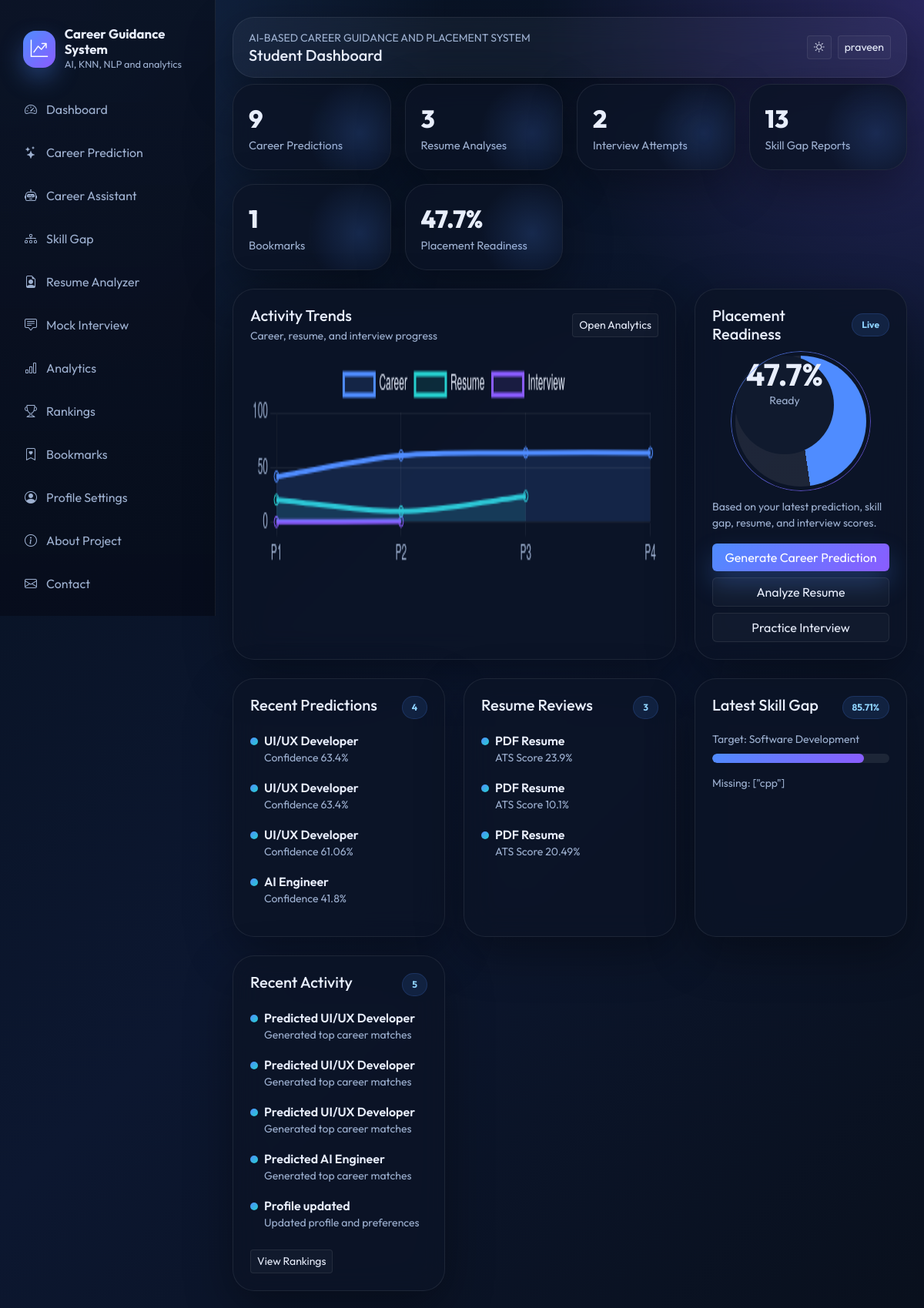
The app's page /dashboard (signed in) with its own data.
### models/db_models.py (models this page shows, shortened)
class TimestampMixin:
    created_at = db.Column(db.DateTime, default=datetime.utcnow, nullable=False)
    updated_at = db.Column(db.DateTime, default=datetime.utcnow, onupdate=datetime.utcnow, nullable=False)

class User(UserMixin, TimestampMixin, db.Model):
    __tablename__ = "users"
    id = db.Column(db.Integer, primary_key=True)
    full_name = db.Column(db.String(120), nullable=False)
    email = db.Column(db.String(150), unique=True, nullable=False, index=True)
    password_hash = db.Column(db.String(255), nullable=False)
    role = db.Column(db.String(20), default="student", nullable=False)
    college = db.Column(db.String(150))
    course = db.Column(db.String(120))
    year = db.Column(db.String(20))
    bio = db.Column(db.Text)
    photo = db.Column(db.String(255), default="default-avatar.svg")
    skills_json = db.Column(db.Text)
    is_active = db.Column(db.Boolean, default=True, nullable=False)
    last_login = db.Column(db.DateTime)
    career_predictions = db.relationship("CareerPrediction", backref="user", lazy=True, cascade="all, delete-orphan")
    resumes = db.relationship("Resume", backref="user", lazy=True, cascade="all, delete-orphan")
    interviews = db.relationship("InterviewResult", backref="user", lazy=True, cascade="all, delete-orphan")
    gaps = db.relationship("SkillGapAnalysis", backref="user", lazy=True, cascade="all, delete-orphan")
    bookmarks = db.relationship("CareerBookmark", backref="user", lazy=True, cascade="all, delete-orphan")

class CareerPrediction(TimestampMixin, db.Model):
    __tablename__ = "career_predictions"
    id = db.Column(db.Integer, primary_key=True)
    user_id = db.Column(db.Integer, db.ForeignKey("users.id"), nullable=False)
    input_skills_json = db.Column(db.Text, nullable=False)
    recommended_domain = db.Column(db.String(120), nullable=False)
    top_matches_json = db.Column(db.Text, nullable=False)
    confidence = db.Column(db.Float, default=0)

class Resume(TimestampMixin, db.Model):
    __tablename__ = "resumes"
    id = db.Column(db.Integer, primary_key=True)
    user_id = db.Column(db.Integer, db.ForeignKey("users.id"), nullable=False)
    filename = db.Column(db.String(255), nullable=False)
    file_type = db.Column(db.String(20), nullable=False)
    extracted_text = db.Column(db.Text)
    ats_score = db.Column(db.Float, default=0)
    keyword_matches_json = db.Column(db.Text)
    missing_keywords_json = db.Column(db.Text)
    summary_json = db.Column(db.Text)

class SkillGapAnalysis(TimestampMixin, db.Model):
    __tablename__ = "skill_gap_analysis"
    id = db.Column(db.Integer, primary_key=True)
    user_id = db.Column(db.Integer, db.ForeignKey("users.id"), nullable=False)
    target_domain = db.Column(db.String(120), nullable=False)
    current_score = db.Column(db.Float, default=0)
    missing_skills_json = db.Column(db.Text)
    roadmap_json = db.Column(db.Text)
    analysis_json = db.Column(db.Text)

class UserActivity(TimestampMixin, db.Model):
    __tablename__ = "user_activities"
    id = db.Column(db.Integer, primary_key=True)
    user_id = db.Column(db.Integer, db.ForeignKey("users.id"), nullable=False)
    activity_type = db.Column(db.String(50), nullable=False)
    title = db.Column(db.String(120), nullable=False)
    detail = db.Column(db.Text)
    score = db.Column(db.Float, default=0)

### routes/student.py (the view)
@student_bp.route("/dashboard")
@login_required
def dashboard():
    prediction_count = CareerPrediction.query.filter_by(user_id=current_user.id).count()
    resume_count = Resume.query.filter_by(user_id=current_user.id).count()
    interview_count = InterviewResult.query.filter_by(user_id=current_user.id).count()
    analysis_count = SkillGapAnalysis.query.filter_by(user_id=current_user.id).count()
    bookmark_count = CareerBookmark.query.filter_by(user_id=current_user.id).count()
    recent_predictions = CareerPrediction.query.filter_by(user_id=current_user.id).order_by(CareerPrediction.created_at.desc()).limit(4).all()
    recent_resumes = Resume.query.filter_by(user_id=current_user.id).order_by(Resume.created_at.desc()).limit(4).all()
    recent_interviews = InterviewResult.query.filter_by(user_id=current_user.id).order_by(InterviewResult.created_at.desc()).limit(4).all()
    recent_analysis = SkillGapAnalysis.query.filter_by(user_id=current_user.id).order_by(SkillGapAnalysis.created_at.desc()).first()
    recent_activities = UserActivity.query.filter_by(user_id=current_user.id).order_by(UserActivity.created_at.desc()).limit(5).all()
    latest_prediction = recent_predictions[0] if recent_predictions else None
    latest_resume = recent_resumes[0] if recent_resumes else None
    latest_interview = recent_interviews[0] if recent_interviews else None
    prediction_score = latest_prediction.confidence if latest_prediction else 0
    skill_score = recent_analysis.current_score if recent_analysis else 0
    resume_score = latest_resume.ats_score if latest_resume else 0
    interview_score = latest_interview.score if latest_interview else 0
    readiness = placement_readiness_score(prediction_score, skill_score, resume_score, interview_score)
    history = {
        "predictions": [record.confidence for record in reversed(recent_predictions)],
        "resumes": [record.ats_score for record in reversed(recent_resumes)],
        "interviews": [record.score for record in reversed(recent_interviews)],
    }
    return render_template(
        "student/dashboard.html",
        metrics={
            "predictions": prediction_count,
            "resumes": resume_count,
            "interviews": interview_count,
            "analyses": analysis_count,
            "bookmarks": bookmark_count,
            "readiness": readiness,
        },
        recent_predictions=recent_predictions,
        recent_resumes=recent_resumes,
        recent_interviews=recent_interviews,
        recent_analysis=recent_analysis,
        recent_activities=recent_activities,
        history_json=json.dumps(history),
    )

### templates/student/dashboard.html (shortened to what this page needs)
{% extends "base.html" %}
{% block page_title %}Student Dashboard{% endblock %}
{% block content %}
<div class="container-fluid px-0">
  <div class="stats-grid mb-4">
    <div class="stat-card"><div class="stat-value">{{ metrics.predictions }}</div><div class="stat-label">Career Predictions</div></div>
    <div class="stat-card"><div class="stat-value">{{ metrics.resumes }}</div><div class="stat-label">Resume Analyses</div></div>
    <div class="stat-card"><div class="stat-value">{{ metrics.interviews }}</div><div class="stat-label">Interview Attempts</div></div>
    <div class="stat-card"><div class="stat-value">{{ metrics.analyses }}</div><div class="stat-label">Skill Gap Reports</div></div>
    <div class="stat-card"><div class="stat-value">{{ metrics.bookmarks }}</div><div class="stat-label">Bookmarks</div></div>
    <div class="stat-card"><div class="stat-value">{{ metrics.readiness }}%</div><div class="stat-label">Placement Readiness</div></div>
  </div>
  <div class="row g-4 mb-4">
    <div class="col-lg-8">
      <div class="glass-card chart-card h-100">
        <div class="d-flex justify-content-between align-items-center mb-3">
          <div>
            <h5 class="mb-1">Activity Trends</h5>
            <div class="text-muted small">Career, resume, and interview progress</div>
          </div>
          <a href="{{ url_for('student.analytics') }}" class="btn btn-outline-soft btn-sm">Open Analytics</a>
        </div>
        <canvas id="historyChart" height="140"></canvas>
      </div>
    </div>
    <div class="col-lg-4">
      <div class="glass-card h-100">
        <div class="d-flex justify-content-between align-items-center mb-3">
          <h5 class="mb-0">Placement Readiness</h5>
          <span class="badge badge-soft">Live</span>
        </div>
        <div class="d-flex align-items-center justify-content-center mb-3">
          <div class="glow-ring rounded-circle d-grid place-items-center" style="width: 170px; height: 170px; background: conic-gradient(var(--primary) 0 {{ metrics.readiness }}%, rgba(255,255,255,0.08) {{ metrics.readiness }}% 100%);">
            <div class="rounded-circle d-grid place-items-center" style="width: 128px; height: 128px; background: var(--surface-strong);">
              <div class="text-center">
                <div class="fw-bold display-6 mb-0">{{ metrics.readiness }}%</div>
                <div class="small text-muted">Ready</div>
              </div>
            </div>
          </div>
        </div>
        <div class="small text-muted">Based on your latest prediction, skill gap, resume, and interview scores.</div>
        <div class="mt-3 d-grid gap-2">
          <a href="{{ url_for('student.career_prediction') }}" class="btn btn-primary-gradient">Generate Career Prediction</a>
          <a href="{{ url_for('student.resume_analyzer') }}" class="btn btn-outline-soft">Analyze Resume</a>
          <a href="{{ url_for('student.mock_interview') }}" class="btn btn-outline-soft">Practice Interview</a>
        </div>
      </div>
    </div>
  </div>
  <div class="row g-4">
    <div class="col-lg-4">
      <div class="glass-card h-100">
        <div class="d-flex justify-content-between mb-3"><h5 class="mb-0">Recent Predictions</h5><span class="badge badge-soft">{{ recent_predictions|length }}</span></div>
        {% for item in recent_predictions %}
        <div class="timeline-item">
          <div class="fw-semibold">{{ item.recommended_domain }}</div>
          <div class="text-muted small">Confidence {{ item.confidence }}%</div>
        </div>
        {% else %}
        <p class="text-muted">No predictions yet.</p>
        {% endfor %}
      </div>
    </div>
    <div class="col-lg-4">
      <div class="glass-card h-100">
        <div class="d-flex justify-content-between mb-3"><h5 class="mb-0">Resume Reviews</h5><span class="badge badge-soft">{{ recent_resumes|length }}</span></div>
        {% for item in recent_resumes %}
        <div class="timeline-item">
          <div class="fw-semibold">{{ item.file_type|upper }} Resume</div>
          <div class="text-muted small">ATS Score {{ item.ats_score }}%</div>
        </div>
        {% else %}
        <p class="text-muted">No resume analysis yet.</p>
        {% endfor %}
      </div>
    </div>
    <div class="col-lg-4">
      <div class="glass-card h-100">
        <div class="d-flex justify-content-between mb-3"><h5 class="mb-0">Latest Skill Gap</h5><span class="badge badge-soft">{{ recent_analysis.current_score if recent_analysis else 0 }}%</span></div>
        {% if recent_analysis %}
        <p class="text-muted small mb-2">Target: {{ recent_analysis.target_domain }}</p>
        <div class="progress mb-3"><div class="progress-bar" style="width: {{ recent_analysis.current_score }}%"></div></div>
        <div class="small text-muted">Missing: {{ recent_analysis.missing_skills_json }}</div>
        {% else %}
        <p class="text-muted">No skill gap analysis yet.</p>
        {% endif %}
      </div>
    </div>
    <div class="col-lg-4">
      <div class="glass-card h-100">
        <div class="d-flex justify-content-between mb-3"><h5 class="mb-0">Recent Activity</h5><span class="badge badge-soft">{{ recent_activities|length }}</span></div>
        {% for item in recent_activities %}
        <div class="timeline-item">
          <div class="fw-semibold">{{ item.title }}</div>
          <div class="text-muted small">{{ item.detail }}</div>
        </div>
        {% else %}
        <p class="text-muted">Your latest actions will show up here.</p>
        {% endfor %}
        <a href="{{ url_for('student.rankings') }}" class="btn btn-outline-soft btn-sm mt-2">View Rankings</a>
      </div>
    </div>
  </div>
</div>
{% endblock %}
{% block scripts %}
<script>
  const history = {{ history_json|safe }};
  const ctx = document.getElementById('historyChart');
  if (ctx) {
    new Chart(ctx, {
      type: 'line',
      data: {
        labels: history.predictions.map((_, index) => `P${index + 1}`),
        datasets: [
          { label: 'Career', data: history.predictions, borderColor: '#4f8cff', backgroundColor: 'rgba(79,140,255,0.15)', tension: 0.35, fill: true },
          { label: 'Resume', data: history.resumes, borderColor: '#26d0ce', backgroundColor: 'rgba(38,208,206,0.12)', tension: 0.35, fill: true },
          { label: 'Interview', data: history.interviews, borderColor: '#8a5cff', backgroundColor: 'rgba(138,92,255,0.12)', tension: 0.35, fill: true }
        ]
      },
      options: {
        responsive: true,
        plugins: { legend: { labels: { color: getComputedStyle(document.body).getPropertyValue('--text') } } },
        scales: {
          x: { ticks: { color: getComputedStyle(document.body).getPropertyValue('--muted') }, grid: { color: 'rgba(255,255,255,0.06)' } },
          y: { beginAtZero: true, max: 100, ticks: { color: getComputedStyle(document.body).getPropertyValue('--muted') }, grid: { color: 'rgba(255,255,255,0.06)' } }
        }
      }
    });
  }
</script>
{% endblock %}

### templates/base.html (shortened to what this page needs)
<!doctype html>
<html lang="en">
<head>
  <link href="https://cdn.jsdelivr.net/npm/bootstrap@5.3.3/dist/css/bootstrap.min.css" rel="stylesheet">
  <link href="https://cdn.jsdelivr.net/npm/bootstrap-icons@1.11.3/font/bootstrap-icons.min.css" rel="stylesheet">
  <link rel="stylesheet" href="{{ url_for('static', filename='css/style.css') }}">
</head>
<body class="{% if current_user.is_authenticated %}app-shell{% else %}public-shell{% endif %}">
  {% if current_user.is_authenticated %}
  <aside class="sidebar d-none d-lg-block">
    <div class="brand">
      <div class="brand-mark"><i class="bi bi-graph-up-arrow"></i></div>
      <div>
        <div class="brand-title">Career Guidance System</div>
        <div class="brand-subtitle">AI, KNN, NLP and analytics</div>
      </div>
    </div>
    <div class="nav flex-column nav-pills">
      <a class="nav-link sidebar-link" href="{{ url_for('student.dashboard') }}"><i class="bi bi-speedometer2"></i>Dashboard</a>
      <a class="nav-link sidebar-link" href="{{ url_for('student.career_prediction') }}"><i class="bi bi-stars"></i>Career Prediction</a>
      <a class="nav-link sidebar-link" href="{{ url_for('student.career_assistant') }}"><i class="bi bi-robot"></i>Career Assistant</a>
      <a class="nav-link sidebar-link" href="{{ url_for('student.skill_gap') }}"><i class="bi bi-diagram-3"></i>Skill Gap</a>
      <a class="nav-link sidebar-link" href="{{ url_for('student.resume_analyzer') }}"><i class="bi bi-file-earmark-person"></i>Resume Analyzer</a>
      <a class="nav-link sidebar-link" href="{{ url_for('student.mock_interview') }}"><i class="bi bi-chat-square-text"></i>Mock Interview</a>
      <a class="nav-link sidebar-link" href="{{ url_for('student.analytics') }}"><i class="bi bi-bar-chart"></i>Analytics</a>
      <a class="nav-link sidebar-link" href="{{ url_for('student.rankings') }}"><i class="bi bi-trophy"></i>Rankings</a>
      <a class="nav-link sidebar-link" href="{{ url_for('student.bookmarks') }}"><i class="bi bi-bookmark-heart"></i>Bookmarks</a>
      <a class="nav-link sidebar-link" href="{{ url_for('auth.profile') }}"><i class="bi bi-person-circle"></i>Profile Settings</a>
      <a class="nav-link sidebar-link" href="{{ url_for('main.about') }}"><i class="bi bi-info-circle"></i>About Project</a>
      <a class="nav-link sidebar-link" href="{{ url_for('main.contact') }}"><i class="bi bi-envelope"></i>Contact</a>
      <a class="nav-link sidebar-link" href="{{ url_for('auth.logout') }}">Logout</a>
    </div>
  </aside>
  {% endif %}
  <main class="main-content">
    <div class="topbar mb-4 d-flex flex-wrap align-items-center justify-content-between gap-3">
      <div>
        <div class="small text-uppercase text-muted">AI-Based Career Guidance and Placement System</div>
        <h5 class="mb-0">{% block page_title %}Dashboard{% endblock %}</h5>
      </div>
      <div class="d-flex align-items-center gap-2">
        <button class="btn btn-outline-soft btn-sm" type="button" data-theme-toggle><i class="bi bi-brightness-high"></i></button>
        {% if current_user.is_authenticated %}
        <a href="{{ url_for('auth.profile') }}" class="btn btn-outline-soft btn-sm">{{ current_user.full_name }}</a>
        {% else %}
        <a href="{{ url_for('auth.login') }}" class="btn btn-outline-soft btn-sm">Login</a>
        <a href="{{ url_for('auth.register') }}" class="btn btn-primary-gradient btn-sm">Register</a>
        {% endif %}
      </div>
    </div>
    <div class="toast-container position-fixed top-0 end-0 p-3">
    </div>
    {% block content %}{% endblock %}
  </main>
  {% block scripts %}{% endblock %}
</body>
</html>

### records on screen
User: full_name "praveen"
CareerPrediction: recommended_domain "UI/UX Developer", confidence "63.4"
CareerPrediction: recommended_domain "UI/UX Developer", confidence "63.4"
CareerPrediction: recommended_domain "UI/UX Developer", confidence "61.06"
CareerPrediction: recommended_domain "AI Engineer", confidence "41.8"
Resume: file_type "PDF", ats_score "23.9"
Resume: file_type "PDF", ats_score "10.1"
Resume: file_type "PDF", ats_score "20.49"
SkillGapAnalysis: current_score "85.71", target_domain "Software Development", missing_skills_json "[\"cpp\"]"
UserActivity: title "Predicted UI/UX Developer", detail "Generated top career matches"
UserActivity: title "Predicted UI/UX Developer", detail "Generated top career matches"
UserActivity: title "Predicted UI/UX Developer", detail "Generated top career matches"
UserActivity: title "Predicted AI Engineer", detail "Generated top career matches"
UserActivity: title "Profile updated", detail "Updated profile and preferences"

### other values on screen
{{ metrics.predictions }} "9"
{{ metrics.resumes }} "3"
{{ metrics.interviews }} "2"
{{ metrics.analyses }} "13"
{{ metrics.bookmarks }} "1"
{{ metrics.readiness }} "47.7"
{{ recent_predictions|length }} "4"
{{ recent_resumes|length }} "3"
{{ recent_activities|length }} "5"
chart data {{ history_json|safe }} {"predictions": [41.8, 61.06, 63.4, 63.4], "resumes": [20.49, 10.1, 23.9], "interviews": [0.42, 0.83]}
